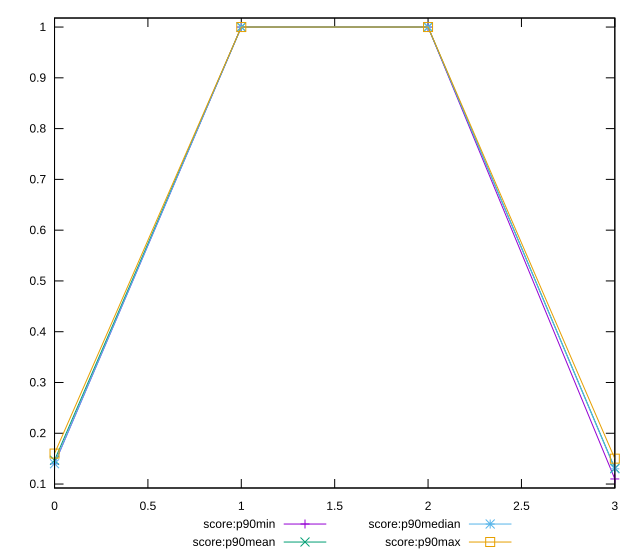

Reproduce this figure in gnuplot.
reset

$scoreP90Min <<EOF
0 0.14
1 1
2 1
3 0.11
EOF

$scoreP90Mean <<EOF
0 0.146808510638298
1 1
2 1
3 0.13106382978723422
EOF

$scoreP90Median <<EOF
0 0.14
1 1
2 1
3 0.13
EOF

$scoreP90Max <<EOF
0 0.16
1 1
2 1
3 0.15
EOF

set key outside below
set xrange [0:3]
set yrange [0.0922:1.0178]
set trange [0.0922:1.0178]
set terminal svg size 640, 560 enhanced background rgb 'white'
set output "reports/report_00032_2021-02-25T10-28-15.087Z/unused-javascript/progression/score.svg"

plot $scoreP90Min title "score:p90min" with linespoints, \
     $scoreP90Mean title "score:p90mean" with linespoints, \
     $scoreP90Median title "score:p90median" with linespoints, \
     $scoreP90Max title "score:p90max" with linespoints

reset
